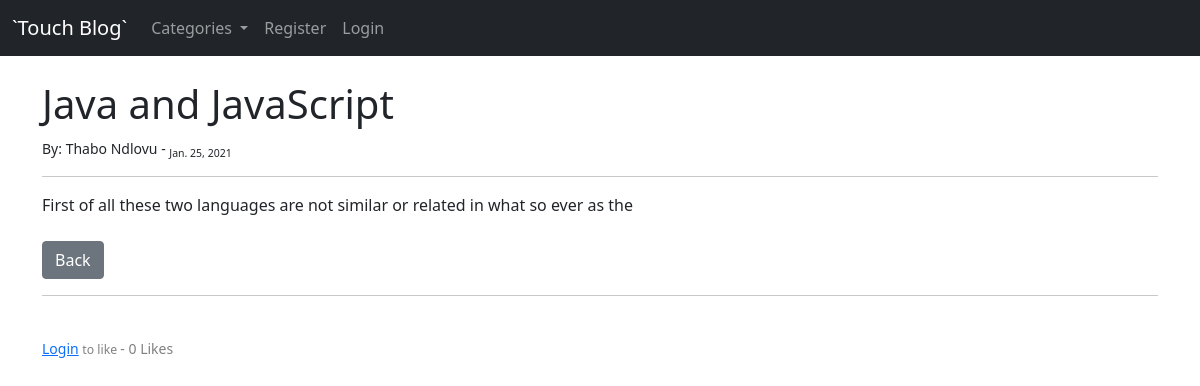
Page /blog/article/19 on the committed database.
### blog/models.py (models this page shows, shortened)
class Post(models.Model):
    title = models.CharField(max_length=255)
    author = models.ForeignKey(User, on_delete=models.CASCADE)
    body = models.TextField()
    post_date = models.DateField(auto_now_add=True)
    category = models.CharField(max_length=255, default='coding')
    likes = models.ManyToManyField(User, related_name="blog_posts")
    def total_likes(self):
	    return self.likes.count()

### blog/views.py (the view)
# urls.py: path('article/<int:pk>', ArticleView.as_view(), name='article'),
class ArticleView(DetailView):
	model = Post
	template_name = 'detail_view.html'
	def get_context_data(self, *args, **kwargs):
		cat_menu = Category.objects.all()
		context = super(ArticleView, self).get_context_data(*args, **kwargs)
		item = get_object_or_404(Post, id=self.kwargs['pk'])
		total_likes =  item.total_likes()
		liked = False
		if item.likes.filter(id=self.request.user.id).exists():
			liked = True
		context["cat_menu"] = cat_menu
		context["total_likes"] = total_likes
		context["liked"] = liked
		return context

### blog/models.py (called while the page is built)
	def __str__(self):
		return self.name

### blog/templates/detail_view.html (shortened to what this page needs)
{% extends 'base.html' %}
{% block content %}
	<h1>{{ post.title }}</h1>
	<small>By:
		{{ post.author.first_name }}
		{{ post.author.last_name }} -
		<sub>{{ post.post_date }}</sub>
	</small><br>
	<hr>
	{{ post.body|safe }}
	<br><br><a class="btn btn-secondary" href="{% url 'home' %}" >Back</a>
	<hr><br>
	<form action="{% url 'like_post' post.pk %}" method="POST">
		{% if user.is_authenticated %}
			{% if liked %}
				<button type="submit", name="post_id", value="{{ post.id }}", class="btn btn-sm btn-danger" >unlike</button>
			{% else %}
				<button type="submit", name="post_id", value="{{ post.id }}", class="btn btn-sm btn-primary" >like</button>
			{% endif %}
		{% else %}
		<small style="color: gray ;"><a href="{% url 'login' %}">Login</a> <small> to like </small>
		{% endif %}
		- {{ total_likes }} Likes
	</form>
{% endblock %}

### rows in the picture
Post: title "Java and JavaScript", author.first_name "Thabo", author.last_name "Ndlovu", post_date "Jan. 25, 2021", body "First of all these two languages are not similar or related in what so ever as the"

### other values in the picture
{{ total_likes }} "0"
